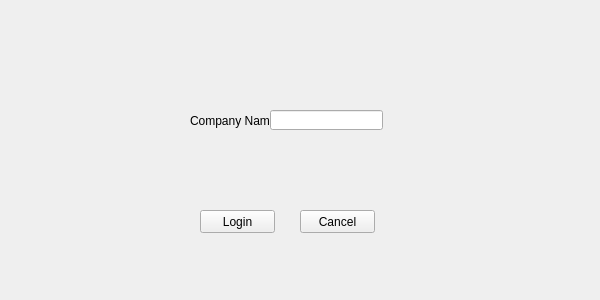
<?xml version="1.0" encoding="UTF-8"?>
<ui version="4.0">
 <class>userLogin</class>
 <widget class="QWidget" name="userLogin">
  <property name="geometry">
   <rect>
    <x>0</x>
    <y>0</y>
    <width>600</width>
    <height>300</height>
   </rect>
  </property>
  <property name="minimumSize">
   <size>
    <width>600</width>
    <height>300</height>
   </size>
  </property>
  <property name="maximumSize">
   <size>
    <width>600</width>
    <height>300</height>
   </size>
  </property>
  <property name="windowTitle">
   <string>Form</string>
  </property>
  <widget class="QLabel" name="label">
   <property name="geometry">
    <rect>
     <x>190</x>
     <y>110</y>
     <width>111</width>
     <height>21</height>
    </rect>
   </property>
   <property name="text">
    <string>Company Name</string>
   </property>
  </widget>
  <widget class="QLineEdit" name="lineEdit">
   <property name="geometry">
    <rect>
     <x>270</x>
     <y>110</y>
     <width>113</width>
     <height>20</height>
    </rect>
   </property>
   <property name="placeholderText">
    <string/>
   </property>
  </widget>
  <widget class="QPushButton" name="login">
   <property name="geometry">
    <rect>
     <x>200</x>
     <y>210</y>
     <width>75</width>
     <height>23</height>
    </rect>
   </property>
   <property name="text">
    <string>Login</string>
   </property>
   <property name="shortcut">
    <string>Return</string>
   </property>
  </widget>
  <widget class="QPushButton" name="cancel">
   <property name="geometry">
    <rect>
     <x>300</x>
     <y>210</y>
     <width>75</width>
     <height>23</height>
    </rect>
   </property>
   <property name="text">
    <string>Cancel</string>
   </property>
   <property name="shortcut">
    <string>Return</string>
   </property>
  </widget>
 </widget>
 <resources/>
 <connections/>
</ui>
